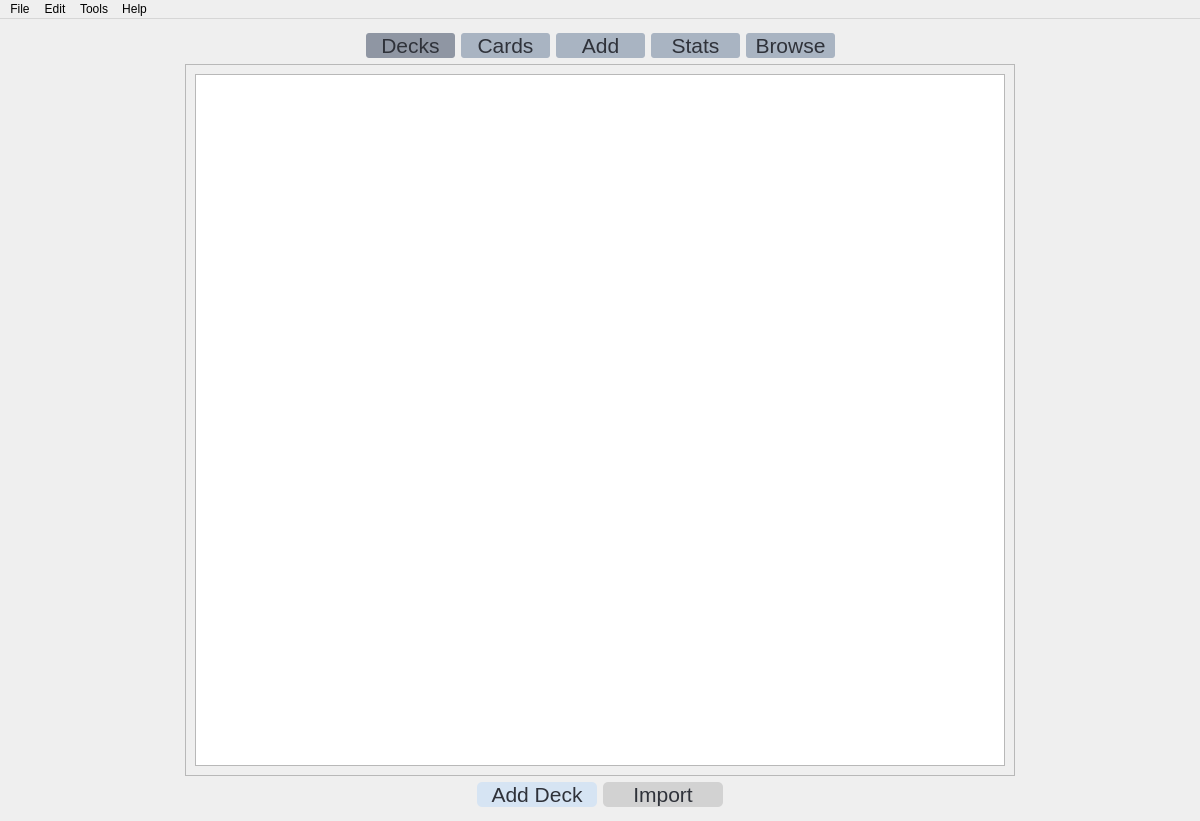
<?xml version="1.0" encoding="UTF-8"?>
<ui version="4.0">
 <class>MainWindow</class>
 <widget class="QMainWindow" name="MainWindow">
  <property name="geometry">
   <rect>
    <x>0</x>
    <y>0</y>
    <width>1200</width>
    <height>821</height>
   </rect>
  </property>
  <property name="windowTitle">
   <string>MainWindow</string>
  </property>
  <property name="styleSheet">
   <string notr="true"/>
  </property>
  <widget class="QWidget" name="centralwidget">
   <property name="styleSheet">
    <string notr="true"/>
   </property>
   <layout class="QVBoxLayout" name="verticalLayout">
    <item>
     <spacer name="verticalSpacer">
      <property name="orientation">
       <enum>Qt::Vertical</enum>
      </property>
      <property name="sizeType">
       <enum>QSizePolicy::Fixed</enum>
      </property>
      <property name="sizeHint" stdset="0">
       <size>
        <width>20</width>
        <height>5</height>
       </size>
      </property>
     </spacer>
    </item>
    <item>
     <layout class="QHBoxLayout" name="horizontalLayout">
      <item>
       <spacer name="horizontalSpacer_2">
        <property name="orientation">
         <enum>Qt::Horizontal</enum>
        </property>
        <property name="sizeHint" stdset="0">
         <size>
          <width>0</width>
          <height>20</height>
         </size>
        </property>
       </spacer>
      </item>
      <item>
       <widget class="QPushButton" name="decks">
        <property name="sizePolicy">
         <sizepolicy hsizetype="Minimum" vsizetype="Fixed">
          <horstretch>0</horstretch>
          <verstretch>0</verstretch>
         </sizepolicy>
        </property>
        <property name="minimumSize">
         <size>
          <width>89</width>
          <height>0</height>
         </size>
        </property>
        <property name="font">
         <font>
          <family>MS Shell Dlg 2</family>
          <pointsize>16</pointsize>
          <weight>50</weight>
          <italic>false</italic>
          <bold>false</bold>
         </font>
        </property>
        <property name="styleSheet">
         <string notr="true">border-radius:3px;background-color:#8F96A3;color:rgb(47, 50, 58);
font: 16pt</string>
        </property>
        <property name="text">
         <string>Decks</string>
        </property>
       </widget>
      </item>
      <item>
       <widget class="QPushButton" name="cards">
        <property name="sizePolicy">
         <sizepolicy hsizetype="Minimum" vsizetype="Fixed">
          <horstretch>0</horstretch>
          <verstretch>0</verstretch>
         </sizepolicy>
        </property>
        <property name="minimumSize">
         <size>
          <width>89</width>
          <height>0</height>
         </size>
        </property>
        <property name="font">
         <font>
          <family>MS Shell Dlg 2</family>
          <pointsize>16</pointsize>
          <weight>50</weight>
          <italic>false</italic>
          <bold>false</bold>
         </font>
        </property>
        <property name="styleSheet">
         <string notr="true">border-radius:3px;background-color:rgb(169, 180, 194);
font: 16pt;color:rgb(47, 50, 58)</string>
        </property>
        <property name="text">
         <string>Cards</string>
        </property>
       </widget>
      </item>
      <item>
       <widget class="QPushButton" name="add">
        <property name="sizePolicy">
         <sizepolicy hsizetype="Minimum" vsizetype="Fixed">
          <horstretch>0</horstretch>
          <verstretch>0</verstretch>
         </sizepolicy>
        </property>
        <property name="minimumSize">
         <size>
          <width>89</width>
          <height>0</height>
         </size>
        </property>
        <property name="styleSheet">
         <string notr="true">border-radius:3px;background-color:rgb(169, 180, 194);
font: 16pt;color:rgb(47, 50, 58)</string>
        </property>
        <property name="text">
         <string>Add</string>
        </property>
       </widget>
      </item>
      <item>
       <widget class="QPushButton" name="stats">
        <property name="sizePolicy">
         <sizepolicy hsizetype="Minimum" vsizetype="Fixed">
          <horstretch>0</horstretch>
          <verstretch>0</verstretch>
         </sizepolicy>
        </property>
        <property name="minimumSize">
         <size>
          <width>89</width>
          <height>0</height>
         </size>
        </property>
        <property name="font">
         <font>
          <family>MS Shell Dlg 2</family>
          <pointsize>16</pointsize>
          <weight>50</weight>
          <italic>false</italic>
          <bold>false</bold>
         </font>
        </property>
        <property name="styleSheet">
         <string notr="true">border-radius:3px;background-color:rgb(169, 180, 194);
font: 16pt;color:rgb(47, 50, 58)</string>
        </property>
        <property name="text">
         <string>Stats</string>
        </property>
       </widget>
      </item>
      <item>
       <widget class="QPushButton" name="browse">
        <property name="sizePolicy">
         <sizepolicy hsizetype="Minimum" vsizetype="Fixed">
          <horstretch>0</horstretch>
          <verstretch>0</verstretch>
         </sizepolicy>
        </property>
        <property name="minimumSize">
         <size>
          <width>89</width>
          <height>0</height>
         </size>
        </property>
        <property name="font">
         <font>
          <family>MS Shell Dlg 2</family>
          <pointsize>16</pointsize>
          <weight>50</weight>
          <italic>false</italic>
          <bold>false</bold>
         </font>
        </property>
        <property name="styleSheet">
         <string notr="true">border-radius:3px;background-color:rgb(169, 180, 194);
font: 16pt;color:rgb(47, 50, 58)</string>
        </property>
        <property name="text">
         <string>Browse</string>
        </property>
       </widget>
      </item>
      <item>
       <spacer name="horizontalSpacer">
        <property name="orientation">
         <enum>Qt::Horizontal</enum>
        </property>
        <property name="sizeHint" stdset="0">
         <size>
          <width>0</width>
          <height>20</height>
         </size>
        </property>
       </spacer>
      </item>
     </layout>
    </item>
    <item>
     <layout class="QHBoxLayout" name="horizontalLayout_3" stretch="1,0,1">
      <item>
       <spacer name="horizontalSpacer_5">
        <property name="orientation">
         <enum>Qt::Horizontal</enum>
        </property>
        <property name="sizeType">
         <enum>QSizePolicy::Minimum</enum>
        </property>
        <property name="sizeHint" stdset="0">
         <size>
          <width>5</width>
          <height>20</height>
         </size>
        </property>
       </spacer>
      </item>
      <item>
       <widget class="QScrollArea" name="scrollArea">
        <property name="sizePolicy">
         <sizepolicy hsizetype="MinimumExpanding" vsizetype="Expanding">
          <horstretch>0</horstretch>
          <verstretch>0</verstretch>
         </sizepolicy>
        </property>
        <property name="minimumSize">
         <size>
          <width>830</width>
          <height>0</height>
         </size>
        </property>
        <property name="widgetResizable">
         <bool>true</bool>
        </property>
        <widget class="QWidget" name="scrollAreaWidgetContents">
         <property name="geometry">
          <rect>
           <x>0</x>
           <y>0</y>
           <width>828</width>
           <height>658</height>
          </rect>
         </property>
         <layout class="QVBoxLayout" name="verticalLayout_2">
          <item>
           <widget class="QTreeView" name="decktree">
            <property name="sizePolicy">
             <sizepolicy hsizetype="Minimum" vsizetype="MinimumExpanding">
              <horstretch>0</horstretch>
              <verstretch>0</verstretch>
             </sizepolicy>
            </property>
            <property name="minimumSize">
             <size>
              <width>800</width>
              <height>500</height>
             </size>
            </property>
            <property name="baseSize">
             <size>
              <width>500</width>
              <height>0</height>
             </size>
            </property>
            <property name="autoFillBackground">
             <bool>false</bool>
            </property>
            <property name="styleSheet">
             <string notr="true"/>
            </property>
            <property name="editTriggers">
             <set>QAbstractItemView::NoEditTriggers</set>
            </property>
            <property name="alternatingRowColors">
             <bool>false</bool>
            </property>
            <property name="sortingEnabled">
             <bool>false</bool>
            </property>
            <attribute name="headerStretchLastSection">
             <bool>false</bool>
            </attribute>
           </widget>
          </item>
         </layout>
        </widget>
       </widget>
      </item>
      <item>
       <spacer name="horizontalSpacer_6">
        <property name="orientation">
         <enum>Qt::Horizontal</enum>
        </property>
        <property name="sizeType">
         <enum>QSizePolicy::Minimum</enum>
        </property>
        <property name="sizeHint" stdset="0">
         <size>
          <width>5</width>
          <height>20</height>
         </size>
        </property>
       </spacer>
      </item>
     </layout>
    </item>
    <item>
     <layout class="QHBoxLayout" name="horizontalLayout_2">
      <item>
       <spacer name="horizontalSpacer_3">
        <property name="orientation">
         <enum>Qt::Horizontal</enum>
        </property>
        <property name="sizeHint" stdset="0">
         <size>
          <width>20</width>
          <height>20</height>
         </size>
        </property>
       </spacer>
      </item>
      <item>
       <widget class="QPushButton" name="adddeckbutton">
        <property name="sizePolicy">
         <sizepolicy hsizetype="Minimum" vsizetype="Minimum">
          <horstretch>0</horstretch>
          <verstretch>0</verstretch>
         </sizepolicy>
        </property>
        <property name="minimumSize">
         <size>
          <width>120</width>
          <height>25</height>
         </size>
        </property>
        <property name="styleSheet">
         <string notr="true">border-radius:5px;background-color:rgb(214, 228, 243);
font: 16pt;color:rgb(47, 50, 58);</string>
        </property>
        <property name="text">
         <string>Add Deck</string>
        </property>
       </widget>
      </item>
      <item>
       <widget class="QPushButton" name="importbutton">
        <property name="sizePolicy">
         <sizepolicy hsizetype="Minimum" vsizetype="Minimum">
          <horstretch>0</horstretch>
          <verstretch>0</verstretch>
         </sizepolicy>
        </property>
        <property name="minimumSize">
         <size>
          <width>120</width>
          <height>25</height>
         </size>
        </property>
        <property name="styleSheet">
         <string notr="true">border-radius:5px;background-color:rgb(210, 210, 210);
font: 16pt;color:rgb(47, 50, 58);</string>
        </property>
        <property name="text">
         <string>Import</string>
        </property>
       </widget>
      </item>
      <item>
       <spacer name="horizontalSpacer_4">
        <property name="orientation">
         <enum>Qt::Horizontal</enum>
        </property>
        <property name="sizeHint" stdset="0">
         <size>
          <width>20</width>
          <height>20</height>
         </size>
        </property>
       </spacer>
      </item>
     </layout>
    </item>
    <item>
     <spacer name="verticalSpacer_2">
      <property name="orientation">
       <enum>Qt::Vertical</enum>
      </property>
      <property name="sizeType">
       <enum>QSizePolicy::Fixed</enum>
      </property>
      <property name="sizeHint" stdset="0">
       <size>
        <width>20</width>
        <height>5</height>
       </size>
      </property>
     </spacer>
    </item>
   </layout>
  </widget>
  <widget class="QMenuBar" name="menubar">
   <property name="geometry">
    <rect>
     <x>0</x>
     <y>0</y>
     <width>1200</width>
     <height>36</height>
    </rect>
   </property>
   <property name="nativeMenuBar">
    <bool>true</bool>
   </property>
   <widget class="QMenu" name="menuFile">
    <property name="title">
     <string>File</string>
    </property>
   </widget>
   <widget class="QMenu" name="menuEdit">
    <property name="title">
     <string>Edit</string>
    </property>
   </widget>
   <widget class="QMenu" name="menuTools">
    <property name="title">
     <string>Tools</string>
    </property>
   </widget>
   <widget class="QMenu" name="menuHelp">
    <property name="title">
     <string>Help</string>
    </property>
   </widget>
   <addaction name="menuFile"/>
   <addaction name="menuEdit"/>
   <addaction name="menuTools"/>
   <addaction name="menuHelp"/>
  </widget>
  <action name="actionAdd">
   <property name="enabled">
    <bool>true</bool>
   </property>
   <property name="text">
    <string>Add</string>
   </property>
   <property name="toolTip">
    <string>Shortcut: ctrl-A</string>
   </property>
   <property name="shortcut">
    <string>Ctrl+A</string>
   </property>
  </action>
 </widget>
 <resources/>
 <connections/>
</ui>
